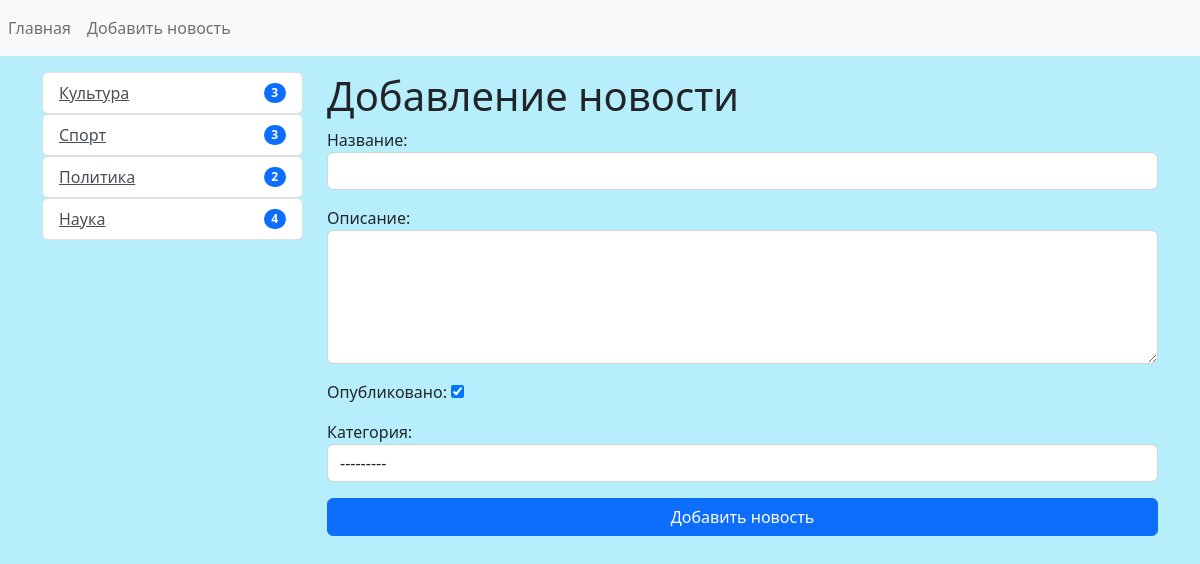
The page /news/add_news/ on the database its author committed.
### news/models.py (models this page shows)
class Category(models.Model):
    title = models.CharField(
        max_length=150, db_index=True,
        verbose_name='Название категории'
    )
    def get_absolute_url(self):
        return reverse(
            'category',
            kwargs={"category_id": self.pk, }
        )
    def __str__(self):
        return self.title
    class Meta:
        verbose_name = 'Категория'
        verbose_name_plural = 'Категории'
        ordering = ['title']

### news/views.py (the view)
# urls.py: path('news/add_news/', CreateNews.as_view(), name='add_news'),
class CreateNews(CreateView):
    form_class = NewsForm
    template_name = 'news/add_news.html'

### news/forms.py (shortened to what this page needs)
class NewsForm(forms.ModelForm):
    class Meta:
        model = News
        fields = [
            'title',
            'content',
            'is_published',
            'category'
        ]
        widgets = {
            'title': forms.TextInput(attrs={'class': 'form-control'}),
            'content': forms.Textarea(attrs={'class': 'form-control', 'rows': 5}),
            'category': forms.Select(attrs={'class': 'form-control'}),
        }

### news/templatetags/news_tags.py (called while the page is built)
@register.inclusion_tag('news/list_categories.html')
def show_categories():
    categories = Category.objects.annotate(cnt=Count('news')).filter(cnt__gt=0)
    return {"categories": categories, }

### news/templates/news/add_news.html (shortened to what this page needs)
{% extends 'base.html' %}
{% block sidebar %}
{% include 'inc/_sidebar.html' %}
{% endblock %}
{% block content %}
<h1>Добавление новости</h1>
<form action="{% url 'add_news' %}" method="post">
    {{ form.as_p }}
    <div class="d-grid gap-2">
        <button class="btn btn-primary" type="submit">Добавить новость</button>
    </div>
</form>
{% endblock %}

### news/templates/news/list_categories.html
<div class="list-group">
    {% for item in categories %}
    <ul class="list-group">
        <li class="list-group-item d-flex justify-content-between align-items-center">
            <a href="{{ item.get_absolute_url }}" class="list-group-item-action">{{ item.title }}</a>
            <span class="badge bg-primary rounded-pill">{{ item.cnt }}</span>
        </li>
    </ul>
    {% endfor %}
</div>

### djangoProject/static/css/style.css (style rules this page uses)
body { background-color: #b6effb; }

### rows shown on the page
Category: title "Культура", cnt "3"
Category: title "Спорт", cnt "3"
Category: title "Политика", cnt "2"
Category: title "Наука", cnt "4"
